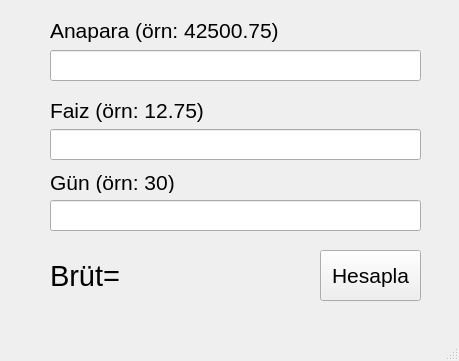
<?xml version="1.0" encoding="UTF-8"?>
<ui version="4.0">
 <class>repogethesaplama</class>
 <widget class="QMainWindow" name="repogethesaplama">
  <property name="geometry">
   <rect>
    <x>0</x>
    <y>0</y>
    <width>459</width>
    <height>361</height>
   </rect>
  </property>
  <property name="windowTitle">
   <string>Repo Getirisi Hesaplama</string>
  </property>
  <widget class="QWidget" name="centralwidget">
   <widget class="QLabel" name="label_anapara">
    <property name="geometry">
     <rect>
      <x>50</x>
      <y>10</y>
      <width>301</width>
      <height>41</height>
     </rect>
    </property>
    <property name="font">
     <font>
      <pointsize>16</pointsize>
     </font>
    </property>
    <property name="text">
     <string>Anapara (örn: 42500.75)</string>
    </property>
   </widget>
   <widget class="QLabel" name="label_gun">
    <property name="geometry">
     <rect>
      <x>50</x>
      <y>172</y>
      <width>261</width>
      <height>21</height>
     </rect>
    </property>
    <property name="font">
     <font>
      <pointsize>16</pointsize>
     </font>
    </property>
    <property name="text">
     <string>Gün (örn: 30)</string>
    </property>
   </widget>
   <widget class="QLineEdit" name="input_anapara">
    <property name="geometry">
     <rect>
      <x>50</x>
      <y>50</y>
      <width>371</width>
      <height>31</height>
     </rect>
    </property>
   </widget>
   <widget class="QLineEdit" name="input_faiz">
    <property name="geometry">
     <rect>
      <x>50</x>
      <y>129</y>
      <width>371</width>
      <height>31</height>
     </rect>
    </property>
   </widget>
   <widget class="QLineEdit" name="input_gun">
    <property name="geometry">
     <rect>
      <x>50</x>
      <y>200</y>
      <width>371</width>
      <height>31</height>
     </rect>
    </property>
   </widget>
   <widget class="QPushButton" name="btn_hesapla">
    <property name="geometry">
     <rect>
      <x>320</x>
      <y>250</y>
      <width>101</width>
      <height>51</height>
     </rect>
    </property>
    <property name="font">
     <font>
      <pointsize>16</pointsize>
     </font>
    </property>
    <property name="text">
     <string>Hesapla</string>
    </property>
   </widget>
   <widget class="QLabel" name="label_sonuc">
    <property name="geometry">
     <rect>
      <x>50</x>
      <y>250</y>
      <width>261</width>
      <height>51</height>
     </rect>
    </property>
    <property name="font">
     <font>
      <pointsize>22</pointsize>
     </font>
    </property>
    <property name="text">
     <string>Brüt= </string>
    </property>
   </widget>
   <widget class="QLabel" name="label_faiz">
    <property name="geometry">
     <rect>
      <x>50</x>
      <y>90</y>
      <width>301</width>
      <height>41</height>
     </rect>
    </property>
    <property name="font">
     <font>
      <pointsize>16</pointsize>
     </font>
    </property>
    <property name="text">
     <string>Faiz (örn: 12.75)</string>
    </property>
   </widget>
  </widget>
  <widget class="QMenuBar" name="menubar">
   <property name="geometry">
    <rect>
     <x>0</x>
     <y>0</y>
     <width>459</width>
     <height>21</height>
    </rect>
   </property>
  </widget>
  <widget class="QStatusBar" name="statusbar"/>
 </widget>
 <resources/>
 <connections/>
</ui>
